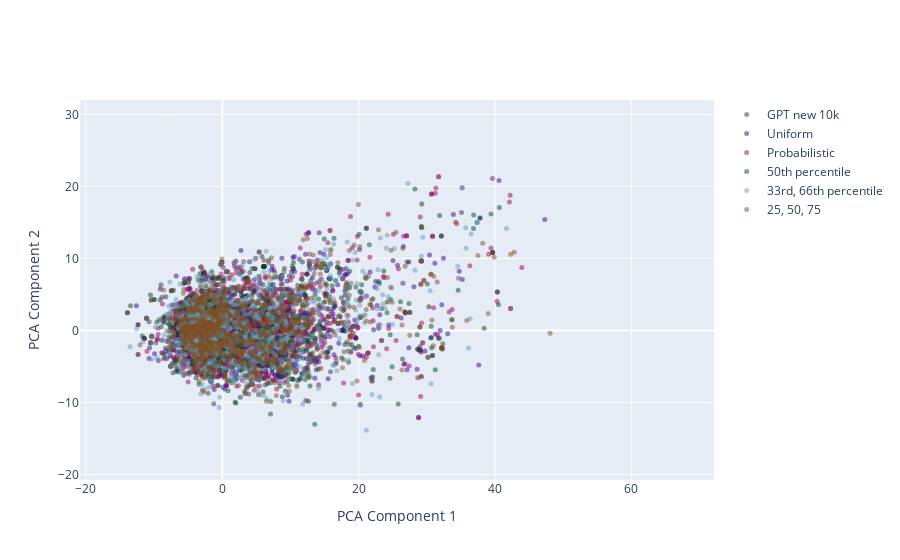

Source (notebook cell):
### Code cell
sample = 1_000
plot_pca(
    [
    #  (*pca_transform(pca, scaler.transform(bindingdb[descriptors.columns].sample(n=sample, random_state=1337)), n=2), '#A4A9AD', f'BindingDB'),
    #  (*pca_transform(pca, scaler.transform(descriptors.sample(n=sample, random_state=1337)), n=2), '#2E86AB', f'MOSES + BindingDB(processed)'),
     (*pca_transform(pca, scaler.transform(gptNew[columns].sample(n=sample, random_state=1337)), n=2), '#343a40', f'GPT new 10k'),
    (*pca_transform(pca, scaler.transform(sampled_uniform[columns]), n=2), '#390099', f'Uniform'),
    (*pca_transform(pca, scaler.transform(sampled_probabilistic[columns]), n=2), '#9e0059', f'Probabilistic'),
    (*pca_transform(pca, scaler.transform(sampled_percentiles_2[columns]), n=2), '#004b23', f'50th percentile'),
    (*pca_transform(pca, scaler.transform(sampled_percentiles_3[columns]), n=2), '#669bbc', f'33rd, 66th percentile'),
    (*pca_transform(pca, scaler.transform(sampled_percentiles_4[columns]), n=2), '#7f4f24', f'25, 50, 75'),

    # (*pca_transform(pca, scaler.transform(gptNew[descriptors.columns].sample(n=5_00, random_state=1337)), n=2), '#FFBA08', f'GPT new 500'),
    #  (*pca_transform(pca, scaler.transform(gptMols[descriptors.columns].sample(n=sample, random_state=1337)), n=2), '#20063B', f'GPT old'),
    ], yscale=1.5
).show()

### Figure 1 — Plotly figure (JSON) as saved in the notebook; plotly's stock layout.template omitted (floating-point values rounded to 4 significant figures; data arrays with more than 128 entries replaced by an {"elided": "..."} marker saying what was removed)
{"data": [{"marker": {"color": "#343a40", "opacity": 0.5, "size": 5}, "mode": "markers", "name": "GPT new 10k", "type": "scatter", "x": {"elided": "1000 float values"}, "y": {"elided": "1000 float values"}}, {"marker": {"color": "#390099", "opacity": 0.5, "size": 5}, "mode": "markers", "name": "Uniform", "type": "scatter", "x": {"elided": "1013 float values"}, "y": {"elided": "1013 float values"}}, {"marker": {"color": "#9e0059", "opacity": 0.5, "size": 5}, "mode": "markers", "name": "Probabilistic", "type": "scatter", "x": {"elided": "1009 float values"}, "y": {"elided": "1009 float values"}}, {"marker": {"color": "#004b23", "opacity": 0.5, "size": 5}, "mode": "markers", "name": "50th percentile", "type": "scatter", "x": {"elided": "1016 float values"}, "y": {"elided": "1016 float values"}}, {"marker": {"color": "#669bbc", "opacity": 0.5, "size": 5}, "mode": "markers", "name": "33rd, 66th percentile", "type": "scatter", "x": {"elided": "1016 float values"}, "y": {"elided": "1016 float values"}}, {"marker": {"color": "#7f4f24", "opacity": 0.5, "size": 5}, "mode": "markers", "name": "25, 50, 75", "type": "scatter", "x": {"elided": "1015 float values"}, "y": {"elided": "1015 float values"}}], "layout": {"xaxis": {"autorange": false, "range": [-20.87, 72.12], "title": {"text": "PCA Component 1"}}, "yaxis": {"autorange": false, "range": [-20.75, 32.0], "title": {"text": "PCA Component 2"}}}}
